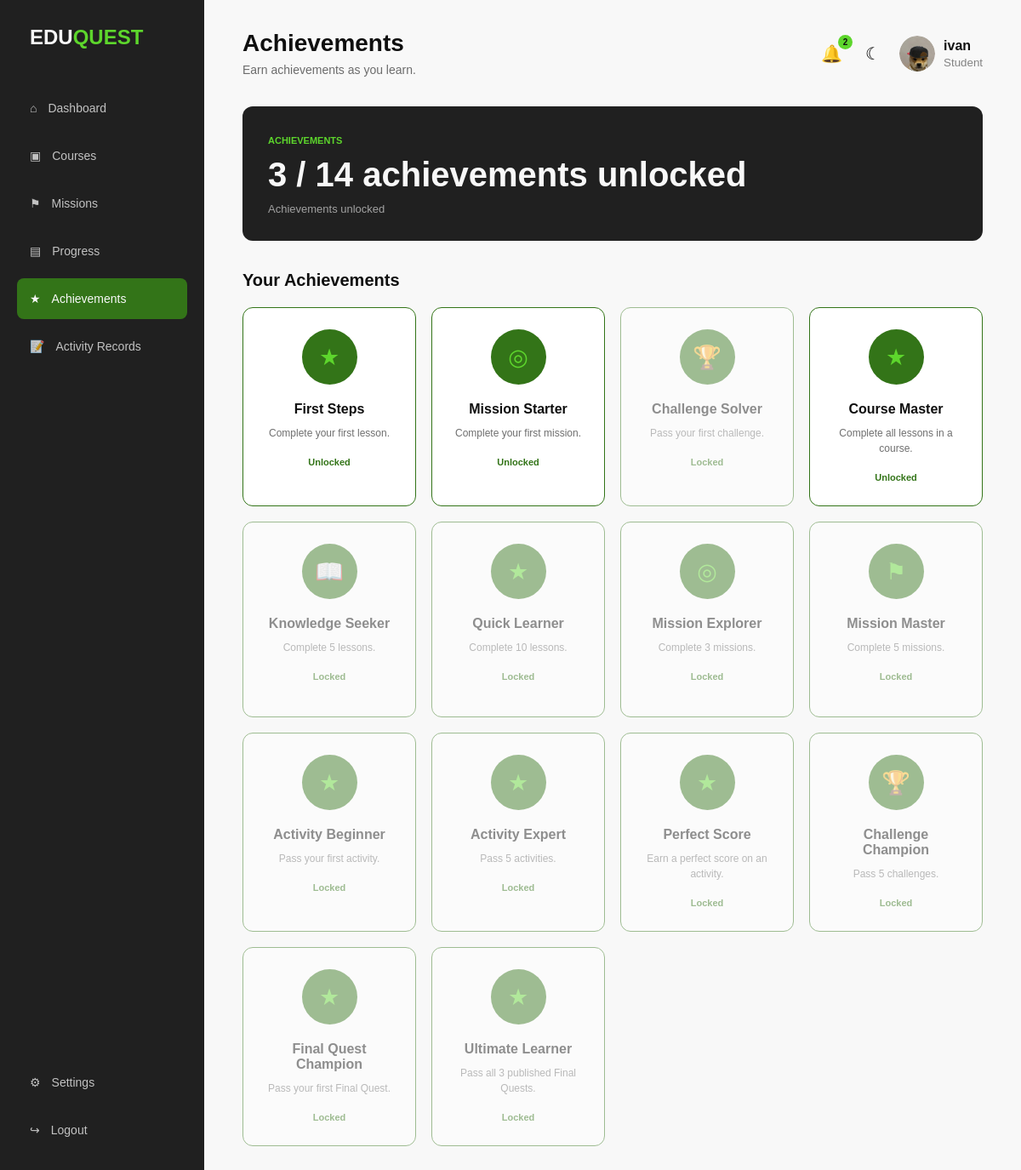
The app's page /EDUQUEST_FINAL/AchievementsPage.php (signed in) with its own data.
### tables this page shows
CREATE TABLE `users` (
  `user_id` int(10) UNSIGNED NOT NULL,
  `full_name` varchar(150) NOT NULL,
  `username` varchar(60) NOT NULL,
  `email` varchar(190) NOT NULL,
  `password_hash` varchar(255) NOT NULL,
  `role` enum('admin','student') NOT NULL DEFAULT 'student',
  `account_status` enum('active','inactive','suspended') NOT NULL DEFAULT 'active',
  `profile_image` varchar(255) DEFAULT NULL,
  `created_at` timestamp NOT NULL DEFAULT current_timestamp(),
  `updated_at` timestamp NOT NULL DEFAULT current_timestamp() ON UPDATE current_timestamp(),
  `last_login` datetime DEFAULT NULL
);

CREATE TABLE `user_achievements` (
  `user_achievement_id` int(10) UNSIGNED NOT NULL,
  `user_id` int(10) UNSIGNED NOT NULL,
  `achievement_id` int(10) UNSIGNED NOT NULL,
  `earned_at` datetime NOT NULL DEFAULT current_timestamp()
);

CREATE TABLE `achievements` (
  `achievement_id` int(10) UNSIGNED NOT NULL,
  `achievement_name` varchar(150) NOT NULL,
  `achievement_description` text DEFAULT NULL,
  `icon` varchar(100) DEFAULT NULL,
  `requirement_type` varchar(50) DEFAULT NULL,
  `requirement_value` int(10) UNSIGNED NOT NULL DEFAULT 1,
  `status` enum('active','inactive') NOT NULL DEFAULT 'active',
  `created_at` timestamp NOT NULL DEFAULT current_timestamp()
);

### EDUQUEST_FINAL/AchievementsPage.php (the view, shortened to what this page needs)
<?php
require_once __DIR__ . '/Admin_Portal/db_connect.php';
$conn->set_charset("utf8mb4");
$user = null;
if (!empty($_SESSION['user_id'])) {
    $sessionUserId = (int) $_SESSION['user_id'];
    $stmt = $conn->prepare("
        SELECT
            user_id,
            full_name,
            username,
            email,
            profile_image,
            role
        FROM users
        WHERE user_id = ?
          AND role IN ('student', 'admin')
          AND account_status = 'active'
        LIMIT 1
    ");
    $stmt->bind_param("i", $sessionUserId);
    $stmt->execute();
    $user = $stmt->get_result()->fetch_assoc();
}
$userId = (int) $user['user_id'];
$displayName = !empty($user['username'])
    ? $user['username']
    : $user['full_name'];
$firstLetter = strtoupper(substr($displayName, 0, 1));
$userRole = $user['role'];
$profileImage = trim((string) ($user["profile_image"] ?? ""));
if (!empty($profileImage)) {
    $profileImage = str_replace("\\", "/", $profileImage);
    if (
        !preg_match('/^https?:\/\//i', $profileImage) &&
        strpos($profileImage, "data:") !== 0
    ) {
        $profileImage = ltrim($profileImage, "/");
    }
}
$stmt = $conn->prepare("
    SELECT
        a.achievement_id,
        a.achievement_name,
        a.achievement_description,
        a.icon,
        a.requirement_type,
        a.requirement_value,
        ua.user_achievement_id
    FROM achievements a
    LEFT JOIN user_achievements ua
        ON ua.achievement_id = a.achievement_id
        AND ua.user_id = ?
    ORDER BY a.achievement_id ASC
");
$stmt->bind_param("i", $userId);
$stmt->execute();
$result = $stmt->get_result();
$achievements = [];
$totalAchievements = 0;
$achievementsUnlocked = 0;
while ($row = $result->fetch_assoc()) {
    $row['is_unlocked'] = !empty($row['user_achievement_id']);
    if ($row['is_unlocked']) {
        $achievementsUnlocked++;
    }
    $achievements[] = $row;
    $totalAchievements++;
}
$unreadNotifications = 0;
$stmt = $conn->prepare("
    SELECT COUNT(*) AS total
    FROM notifications
    WHERE (
        user_id = ?
        OR audience = 'All students'
        OR user_id IS NULL
    )
    AND is_read = 0
");
if ($stmt) {
    $stmt->bind_param("i", $userId);
    $stmt->execute();
    $notificationCount = $stmt->get_result()->fetch_assoc();
    $unreadNotifications = (int) ($notificationCount['total'] ?? 0);
}
function getAchievementIcon($icon)
{
    $icons = [
        'book-open' => '📖',
        'flag' => '⚑',
        'target' => '◎',
        'trophy' => '🏆'
    ];
    return $icons[$icon] ?? '★';
}
function escapeHTML($value)
{
    return htmlspecialchars(
        (string) $value,
        ENT_QUOTES,
        'UTF-8'
    );
}
?>
<!DOCTYPE html>
<html lang="en">
<head>
    <link
        rel="stylesheet"
        href="css/Achievements_style.css?v=<?php
            echo file_exists(__DIR__ . '/css/Achievements_style.css')
                ? filemtime(__DIR__ . '/css/Achievements_style.css')
                : time();
        ?>"
    >
</head>
<body>
<div class="dashboard">
    <aside class="sidebar">
        <div class="logo">
            EDU<span>QUEST</span>
        </div>
        <nav class="navigation">
            <a href="DashboardPage.php" class="nav-item">
                <span>⌂</span>
                Dashboard
            </a>
            <a href="CoursePage.php" class="nav-item">
                <span>▣</span>
                Courses
            </a>
            <a href="MissionsPage.php" class="nav-item">
                <span>⚑</span>
                Missions
            </a>
            <a href="ProgressPage.php" class="nav-item">
                <span>▤</span>
                Progress
            </a>
            <a href="AchievementsPage.php" class="nav-item active">
                <span>★</span>
                Achievements
            </a>
            <a href="ActivityRecords.php" class="nav-item">
                <span>📝</span>
                Activity Records
            </a>
        </nav>
        <div class="sidebar-bottom">
            <a href="SettingsPage.php" class="nav-item">
                <span>⚙</span>
                Settings
            </a>
            <a href="logout.php" class="nav-item">
                <span>↪</span>
                Logout
            </a>
        </div>
    </aside>
    <main class="main-content">
        <header class="topbar">
            <div>
                <h1>Achievements</h1>
                <p>Earn achievements as you learn.</p>
            </div>
            <div class="profile">
                <div class="notification-container">
                    <button
                        type="button"
                        class="notification-btn"
                        onclick="toggleNotifications()"
                        aria-label="Notifications"
                        aria-expanded="false"
                        id="notificationButton"
                    >
                        🔔
                        <?php if ($unreadNotifications > 0): ?>
                            <span class="notification-badge">
                                <?php echo $unreadNotifications; ?>
                            </span>
                        <?php endif; ?>
                    </button>
                </div>
                <button
                    type="button"
                    class="dark-mode"
                    onclick="toggleDarkMode()"
                    aria-label="Toggle dark mode"
                >
                    ☾
                </button>
                <div class="profile-info">
                    <div class="profile-picture">
                        <?php if (!empty($profileImage)): ?>
                            <img
                                src="<?php echo escapeHTML($profileImage); ?>"
                                alt="Profile Picture"
                                onerror="this.style.display='none'; this.parentElement.textContent='<?php echo escapeHTML($firstLetter); ?>';"
                            >
                        <?php else: ?>
                            <?php echo escapeHTML($firstLetter); ?>
                        <?php endif; ?>
                    </div>
                    <div>
                        <strong>
                            <?php
                            echo htmlspecialchars(
                                $displayName,
                                ENT_QUOTES,
                                'UTF-8'
                            );
                            ?>
                        </strong>
                        <small>
                            <?php echo $userRole === 'admin' ? 'Administrator' : 'Student'; ?>
                        </small>
                    </div>
                </div>
            </div>
        </header>
        <section class="achievement-summary">
            <span>ACHIEVEMENTS</span>
            <h2>
                <?php echo $achievementsUnlocked; ?>
                /
                <?php echo $totalAchievements; ?>
                achievements unlocked
            </h2>
            <p>Achievements unlocked</p>
        </section>
        <section class="achievement-section">
            <h2>Your Achievements</h2>
            <div class="achievement-grid">
                <?php if (!empty($achievements)): ?>
                    <?php foreach ($achievements as $achievement): ?>
                        <div class="achievement-card <?php
                            echo $achievement['is_unlocked']
                                ? 'unlocked'
                                : '';
                        ?>">
                            <div class="badge">
                                <?php
                                echo escapeHTML(
                                    getAchievementIcon($achievement['icon'])
                                );
                                ?>
                            </div>
                            <h3>
                                <?php
                                echo escapeHTML(
                                    $achievement['achievement_name']
                                );
                                ?>
                            </h3>
                            <p>
                                <?php
                                echo escapeHTML(
                                    $achievement['achievement_description']
                                );
                                ?>
                            </p>
                            <span>
                                <?php
                                echo $achievement['is_unlocked']
                                    ? 'Unlocked'
                                    : 'Locked';
                                ?>
                            </span>
                        </div>
                    <?php endforeach; ?>
                <?php else: ?>
                    <p>No achievements have been added yet.</p>
                <?php endif; ?>
            </div>
        </section>
    </main>
</div>
</body>
</html>

### EDUQUEST_FINAL/css/Achievements_style.css (style rules this page uses)
* { margin: 0; padding: 0; box-sizing: border-box; font-family: Arial, Helvetica, sans-serif; }
body { min-height: 100vh; background: #F8F8F8; color: #0F0F0F; }
.dashboard { min-height: 100vh; display: flex; }
.sidebar { width: 240px; min-height: 100vh; flex-shrink: 0; background: #202020; padding: 30px 20px; display: flex; flex-direction: column; }
.logo { color: #F8F8F8; font-size: 24px; font-weight: bold; padding: 0 15px; margin-bottom: 45px; }
.logo span { color: #5DD62C; }
.navigation, .sidebar-bottom { display: flex; flex-direction: column; gap: 8px; }
.sidebar-bottom { margin-top: auto; }
.nav-item { height: 48px; padding: 0 15px; display: flex; align-items: center; gap: 13px; color: #F8F8F8; text-decoration: none; border-radius: 8px; font-size: 14px; opacity: .75; }
.nav-item.active { background: #337418; color: #F8F8F8; opacity: 1; }
.main-content { flex: 1; min-width: 0; padding: 35px 45px; }
.topbar { display: flex; justify-content: space-between; align-items: center; margin-bottom: 35px; }
.topbar h1 { font-size: 28px; margin-bottom: 7px; }
.topbar p { font-size: 14px; opacity: .6; }
.profile { display: flex; align-items: center; gap: 12px; }
.notification, .dark-mode { width: 38px; height: 38px; border: none; background: transparent; cursor: pointer; border-radius: 7px; font-size: 20px; }
.profile-info { display: flex; align-items: center; gap: 10px; }
.profile-picture { width: 40px; height: 40px; border-radius: 50%; background: #5DD62C; display: flex; align-items: center; justify-content: center; font-weight: bold; }
.profile-info strong, .profile-info small { display: block; }
.profile-info small { opacity: .5; margin-top: 3px; }
.notification-container { position: relative; }
.notification-btn { position: relative; border: none; background: none; color: white; font-size: 20px; cursor: pointer; padding: 5px; }
.notification-badge { position: absolute; top: -5px; right: -7px; min-width: 17px; height: 17px; display: flex; justify-content: center; align-items: center; background-color: #5DD62C; color: #0F0F0F; border-radius: 50%; font-size: 10px; font-weight: bold; }
.achievement-summary { background: #202020; color: #F8F8F8; border-radius: 12px; padding: 30px; margin-bottom: 35px; }
.achievement-summary span { color: #5DD62C; font-size: 11px; font-weight: bold; }
.achievement-summary h2 { font-size: 40px; margin: 10px 0; }
.achievement-summary p { font-size: 13px; opacity: .6; }
.achievement-section h2 { font-size: 20px; margin-bottom: 20px; }
.achievement-grid { display: grid; grid-template-columns: repeat(4, minmax(0, 1fr)); gap: 18px; }
.achievement-card { background: #FFFFFF; border: 1px solid #337418; border-radius: 12px; padding: 25px; min-height: 230px; text-align: center; opacity: .45; }
.achievement-card.unlocked { opacity: 1; }
.badge { width: 65px; height: 65px; margin: 0 auto 20px; background: #337418; color: #5DD62C; border-radius: 50%; display: flex; align-items: center; justify-content: center; font-size: 27px; }
.achievement-card h3 { font-size: 16px; margin-bottom: 10px; }
.achievement-card p { font-size: 12px; line-height: 1.5; opacity: .6; margin-bottom: 15px; }
.achievement-card span { color: #337418; font-size: 11px; font-weight: bold; }
.profile-picture { width: 42px; height: 42px; min-width: 42px; display: flex; align-items: center; justify-content: center; flex-shrink: 0; overflow: hidden; border-radius: 50%; background: var(--green); color: #0F0F0F; font-size: 16px; font-weight: 800; }
.profile-picture img { width: 100%; height: 100%; object-fit: cover; display: block; border-radius: 50%; }

### EDUQUEST_FINAL/AchievementsPage.php (style rules this page uses)
.profile-picture img { width: 100%; height: 100%; display: block; object-fit: cover; border-radius: 50%; }

### records on screen
users: profile_image (picture), username "ivan"
user_achievements: achievement.icon "★", achievement.achievement_name "First Steps", achievement.achievement_description "Complete your first lesson.", shows "Unlocked"
user_achievements: achievement.icon "◎", achievement.achievement_name "Mission Starter", achievement.achievement_description "Complete your first mission.", shows "Unlocked"
achievements: icon "🏆", achievement_name "Challenge Solver", achievement_description "Pass your first challenge.", shows "Locked"
user_achievements: achievement.icon "★", achievement.achievement_name "Course Master", achievement.achievement_description "Complete all lessons in a course.", shows "Unlocked"
achievements: icon "📖", achievement_name "Knowledge Seeker", achievement_description "Complete 5 lessons.", shows "Locked"
achievements: icon "★", achievement_name "Quick Learner", achievement_description "Complete 10 lessons.", shows "Locked"
achievements: icon "◎", achievement_name "Mission Explorer", achievement_description "Complete 3 missions.", shows "Locked"
achievements: icon "⚑", achievement_name "Mission Master", achievement_description "Complete 5 missions.", shows "Locked"
achievements: icon "★", achievement_name "Activity Beginner", achievement_description "Pass your first activity.", shows "Locked"
achievements: icon "★", achievement_name "Activity Expert", achievement_description "Pass 5 activities.", shows "Locked"
achievements: icon "★", achievement_name "Perfect Score", achievement_description "Earn a perfect score on an activity.", shows "Locked"
achievements: icon "🏆", achievement_name "Challenge Champion", achievement_description "Pass 5 challenges.", shows "Locked"
achievements: icon "★", achievement_name "Final Quest Champion", achievement_description "Pass your first Final Quest.", shows "Locked"
achievements: icon "★", achievement_name "Ultimate Learner", achievement_description "Pass all 3 published Final Quests.", shows "Locked"

### other values on screen
$unreadNotifications "2"
$achievementsUnlocked "3"
$totalAchievements "14"
